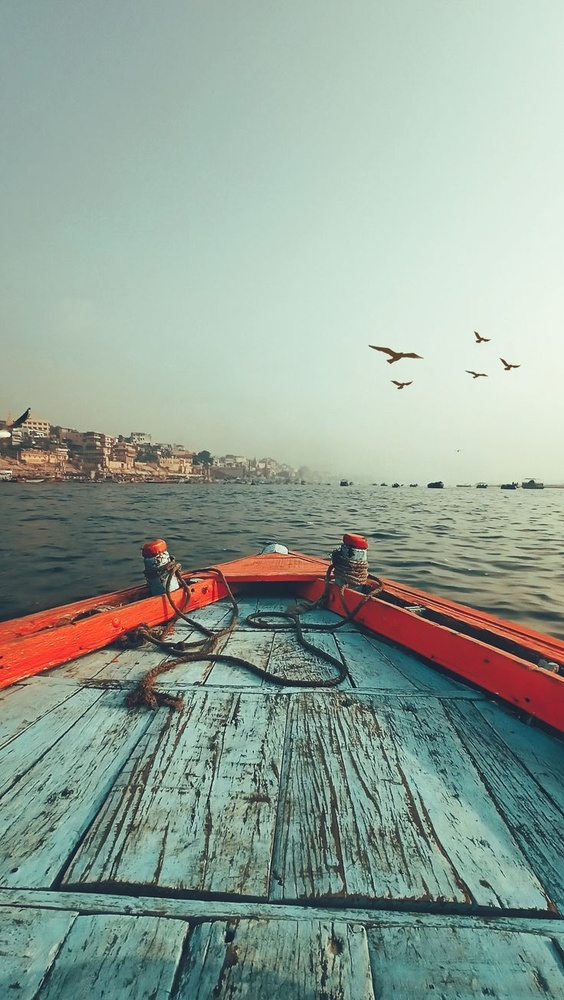
#> input picture download (1).jpeg, 564 x 1000 px, shrunk from 736 x 1305 before the run
$ python 20.py
#> lines starting #> are read from the running program, lines starting #| are printed output that depends on the picture; after the words box and inside, x2 and y2 are one past the last pixel; in counts of white or black regions, pixels touching at a corner belong together
import cv2

image=  cv2.imread("download (1).jpeg" , cv2.IMREAD_GRAYSCALE)
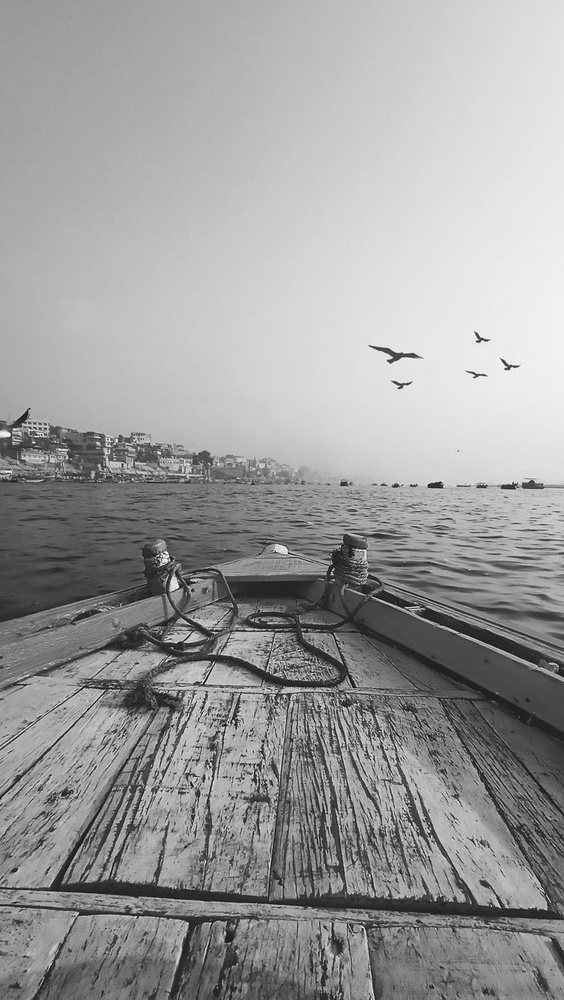
#> image: shape (1000, 564); min 3, max 255, mean 156.1

ret , thresh_img = cv2.threshold(image, 120 ,150 , cv2.THRESH_BINARY)
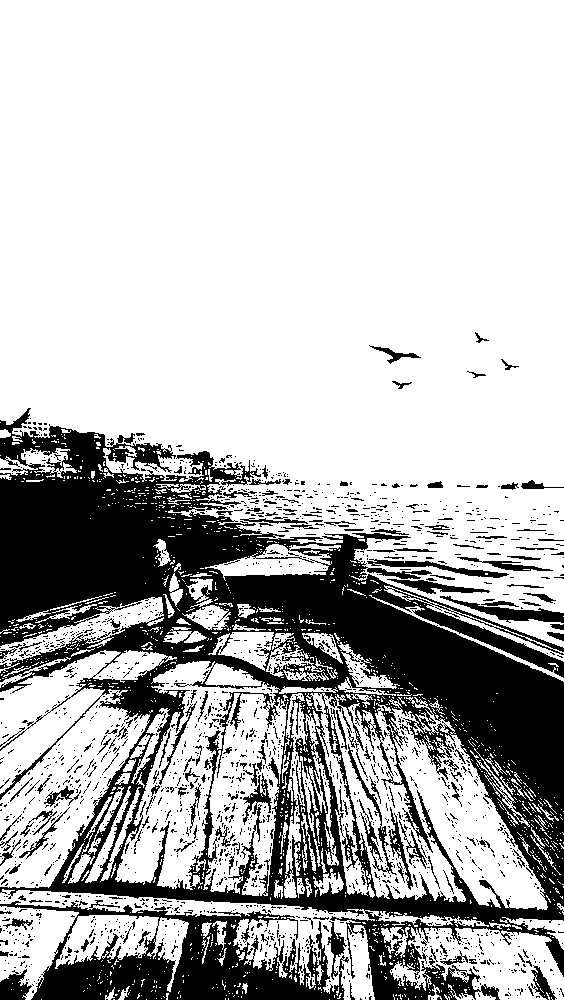
#> thresh_img: shape (1000, 564); values 0 (black) and 150 (white), 73.1% white; 1947 black regions (1770 under 20 px), largest, box (x1, y1, x2, y2) and area: (0, 408, 564, 1000) 116565, (0, 900, 349, 1000) 15024, (440, 596, 564, 623) 1012

cv2.imshow("Original Image" , image)
cv2.imshow("Edges" , thresh_img)

cv2.waitKey(0)
cv2.destroyAllWindows()

$ run again, with download.jpeg copied over download (1).jpeg
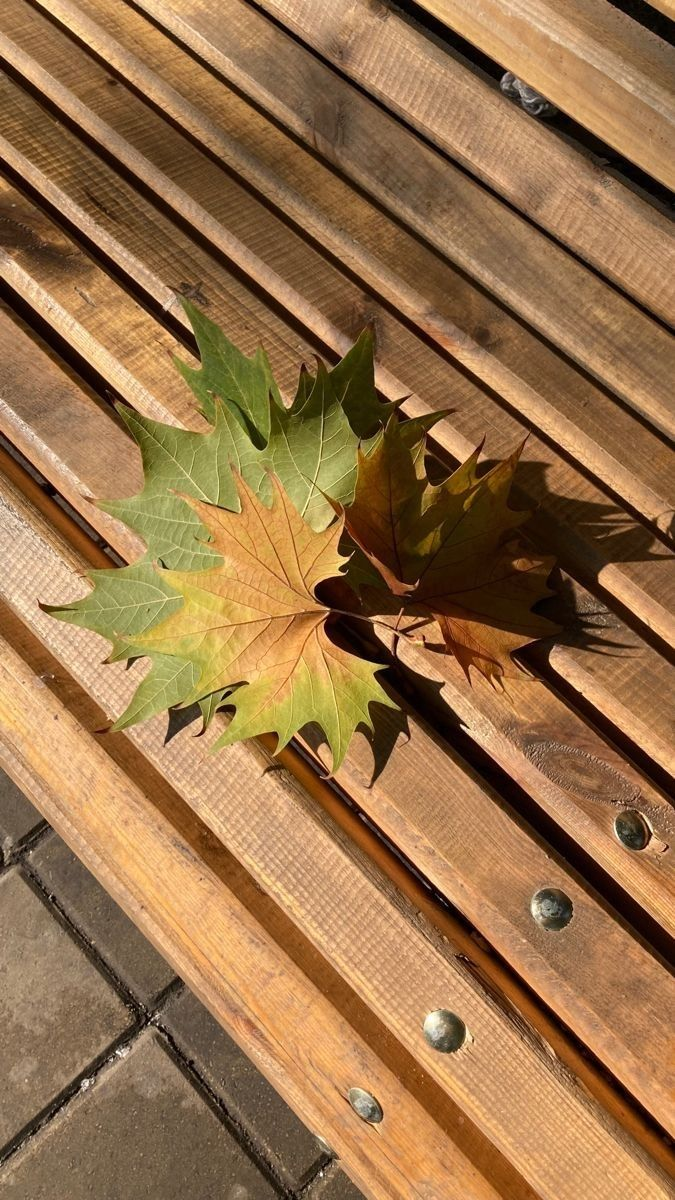
#> input picture download.jpeg, 675 x 1200 px
#> `image=  cv2.imread("download (1).jpeg" , cv2.IMREAD_GRAYSCALE)`:
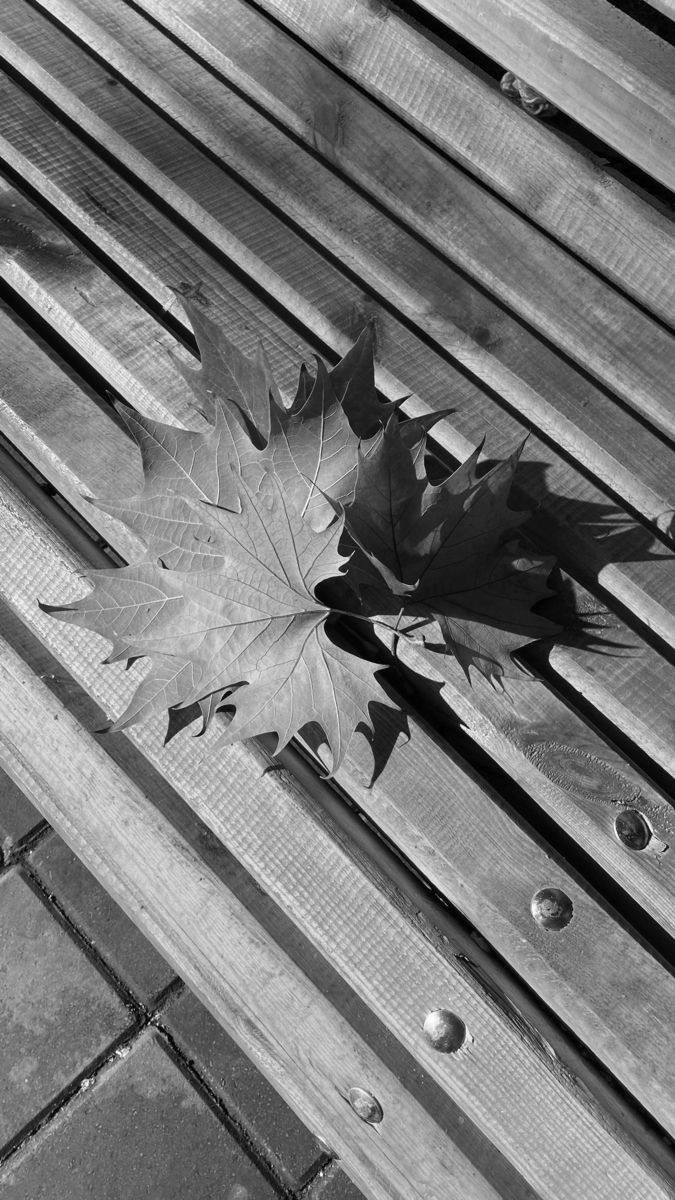
#> image: shape (1200, 675); min 0, max 255, mean 120
#> `ret , thresh_img = cv2.threshold(image, 120 ,150 , cv2.THRESH_BINARY)`:
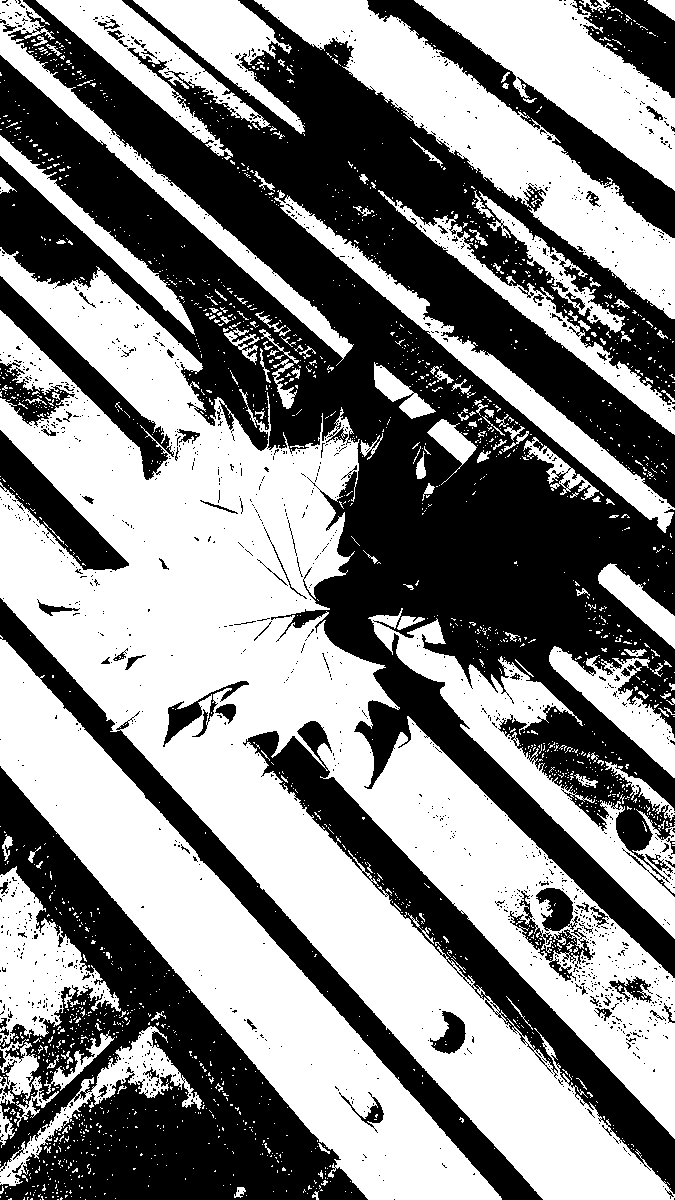
#> thresh_img: shape (1200, 675); values 0 (black) and 150 (white), 52.6% white; 1537 black regions (1452 under 20 px), largest, box (x1, y1, x2, y2) and area: (0, 0, 675, 978) 237375, (0, 766, 368, 1200) 59413, (243, 721, 675, 1194) 24066
